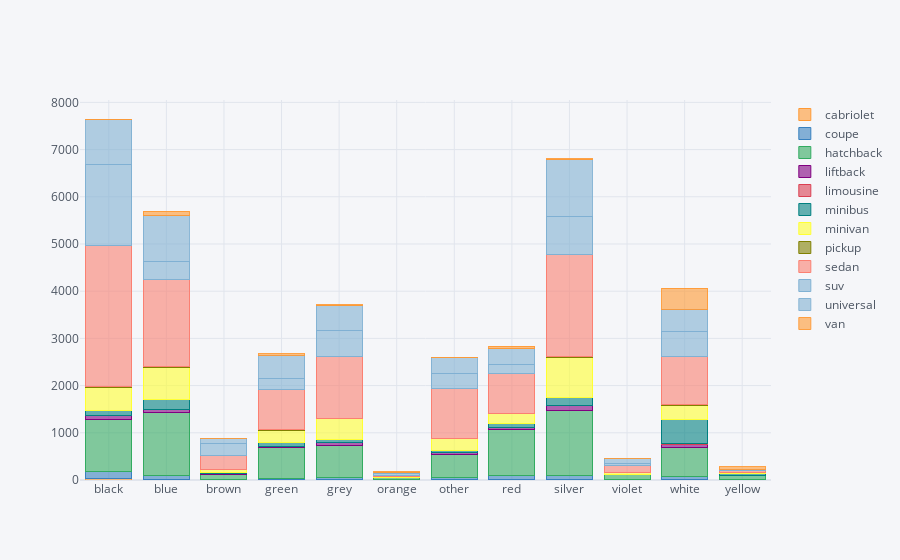

The notebook cell this image was saved under:
### Code cell
#bar plot for car car color and with respct to their body type
car_body=pd.crosstab(car['color'],car['body_type'])
car_body.iplot(kind="bar",barmode="stack")

### Figure 1 — Plotly figure (JSON) as saved in the notebook; plotly's stock layout.template omitted (floating-point values rounded to 4 significant figures)
{"data": [{"marker": {"color": "rgba(255, 153, 51, 0.6)", "line": {"color": "rgba(255, 153, 51, 1.0)", "width": 1}}, "name": "cabriolet", "orientation": "v", "text": "", "type": "bar", "x": ["black", "blue", "brown", "green", "grey", "orange", "other", "red", "silver", "violet", "white", "yellow"], "y": [23, 5, 2, 3, 5, 0, 2, 11, 6, 1, 10, 3]}, {"marker": {"color": "rgba(55, 128, 191, 0.6)", "line": {"color": "rgba(55, 128, 191, 1.0)", "width": 1}}, "name": "coupe", "orientation": "v", "text": "", "type": "bar", "x": ["black", "blue", "brown", "green", "grey", "orange", "other", "red", "silver", "violet", "white", "yellow"], "y": [161, 100, 5, 31, 44, 7, 42, 88, 89, 6, 61, 11]}, {"marker": {"color": "rgba(50, 171, 96, 0.6)", "line": {"color": "rgba(50, 171, 96, 1.0)", "width": 1}}, "name": "hatchback", "orientation": "v", "text": "", "type": "bar", "x": ["black", "blue", "brown", "green", "grey", "orange", "other", "red", "silver", "violet", "white", "yellow"], "y": [1092, 1320, 106, 649, 681, 40, 492, 970, 1372, 102, 619, 77]}, {"marker": {"color": "rgba(128, 0, 128, 0.6)", "line": {"color": "rgba(128, 0, 128, 1.0)", "width": 1}}, "name": "liftback", "orientation": "v", "text": "", "type": "bar", "x": ["black", "blue", "brown", "green", "grey", "orange", "other", "red", "silver", "violet", "white", "yellow"], "y": [97, 63, 22, 25, 70, 1, 40, 35, 122, 5, 65, 5]}, {"marker": {"color": "rgba(219, 64, 82, 0.6)", "line": {"color": "rgba(219, 64, 82, 1.0)", "width": 1}}, "name": "limousine", "orientation": "v", "text": "", "type": "bar", "x": ["black", "blue", "brown", "green", "grey", "orange", "other", "red", "silver", "violet", "white", "yellow"], "y": [2, 0, 0, 0, 0, 0, 0, 0, 0, 0, 10, 0]}, {"marker": {"color": "rgba(0, 128, 128, 0.6)", "line": {"color": "rgba(0, 128, 128, 1.0)", "width": 1}}, "name": "minibus", "orientation": "v", "text": "", "type": "bar", "x": ["black", "blue", "brown", "green", "grey", "orange", "other", "red", "silver", "violet", "white", "yellow"], "y": [99, 208, 20, 82, 49, 13, 46, 101, 153, 4, 527, 39]}, {"marker": {"color": "rgba(255, 255, 51, 0.6)", "line": {"color": "rgba(255, 255, 51, 1.0)", "width": 1}}, "name": "minivan", "orientation": "v", "text": "", "type": "bar", "x": ["black", "blue", "brown", "green", "grey", "orange", "other", "red", "silver", "violet", "white", "yellow"], "y": [486, 686, 57, 267, 447, 7, 254, 197, 861, 48, 280, 17]}, {"marker": {"color": "rgba(128, 128, 0, 0.6)", "line": {"color": "rgba(128, 128, 0, 1.0)", "width": 1}}, "name": "pickup", "orientation": "v", "text": "", "type": "bar", "x": ["black", "blue", "brown", "green", "grey", "orange", "other", "red", "silver", "violet", "white", "yellow"], "y": [27, 15, 1, 10, 11, 6, 6, 7, 17, 0, 23, 3]}, {"marker": {"color": "rgba(251, 128, 114, 0.6)", "line": {"color": "rgba(251, 128, 114, 1.0)", "width": 1}}, "name": "sedan", "orientation": "v", "text": "", "type": "bar", "x": ["black", "blue", "brown", "green", "grey", "orange", "other", "red", "silver", "violet", "white", "yellow"], "y": [2980, 1854, 304, 846, 1317, 26, 1059, 855, 2157, 150, 1017, 37]}, {"marker": {"color": "rgba(128, 177, 211, 0.6)", "line": {"color": "rgba(128, 177, 211, 1.0)", "width": 1}}, "name": "suv", "orientation": "v", "text": "", "type": "bar", "x": ["black", "blue", "brown", "green", "grey", "orange", "other", "red", "silver", "violet", "white", "yellow"], "y": [1715, 385, 266, 227, 546, 43, 318, 193, 806, 38, 544, 11]}, {"marker": {"color": "rgba(128, 177, 211, 0.6)", "line": {"color": "rgba(128, 177, 211, 0.8999999999999999)", "width": 1}}, "name": "universal", "orientation": "v", "text": "", "type": "bar", "x": ["black", "blue", "brown", "green", "grey", "orange", "other", "red", "silver", "violet", "white", "yellow"], "y": [951, 964, 88, 500, 526, 12, 330, 328, 1199, 95, 457, 23]}, {"marker": {"color": "rgba(255, 153, 51, 0.6)", "line": {"color": "rgba(255, 153, 51, 0.8999999999999999)", "width": 1}}, "name": "van", "orientation": "v", "text": "", "type": "bar", "x": ["black", "blue", "brown", "green", "grey", "orange", "other", "red", "silver", "violet", "white", "yellow"], "y": [15, 94, 3, 36, 19, 16, 15, 46, 20, 2, 452, 51]}], "layout": {"barmode": "stack", "legend": {"bgcolor": "#F5F6F9", "font": {"color": "#4D5663"}, "traceorder": "normal"}, "paper_bgcolor": "#F5F6F9", "plot_bgcolor": "#F5F6F9", "title": {"font": {"color": "#4D5663"}}, "xaxis": {"gridcolor": "#E1E5ED", "showgrid": true, "tickfont": {"color": "#4D5663"}, "title": {"font": {"color": "#4D5663"}, "text": ""}, "zerolinecolor": "#E1E5ED"}, "yaxis": {"gridcolor": "#E1E5ED", "showgrid": true, "tickfont": {"color": "#4D5663"}, "title": {"font": {"color": "#4D5663"}, "text": ""}, "zerolinecolor": "#E1E5ED"}}}
